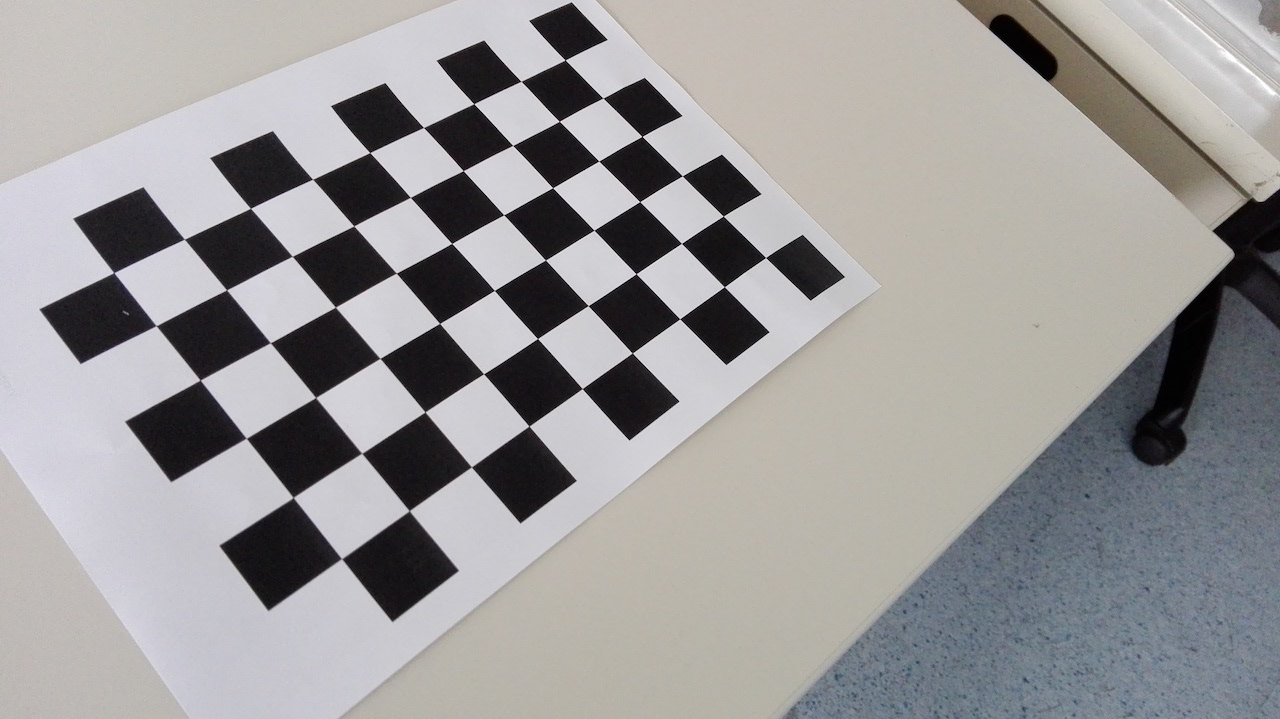
#> input picture calibration_huawei_P8_lite/IMG_20170204_110518.jpg, 1280 x 719 px; its folder holds only this picture in this run
$ jupyter execute --allow-errors camera_calibration.ipynb   (shell and % lines are left out)
#> lines starting #> are read from the running program, lines starting #| are printed output that depends on the picture; after the words box and inside, x2 and y2 are one past the last pixel; in counts of white or black regions, pixels touching at a corner belong together
Camera Calibration with OpenCV
===

### Run the code in the cell below to extract object points and image points for camera calibration.

[cell 1]
import numpy as np
import cv2
import glob
import matplotlib.pyplot as plt
#%matplotlib qt

# prepare object points, like (0,0,0), (1,0,0), (2,0,0) ....,(6,5,0)
objp = np.zeros((6*9,3), np.float32)
objp[:,:2] = np.mgrid[0:9, 0:6].T.reshape(-1,2)

# Arrays to store object points and image points from all the images.
objpoints = [] # 3d points in real world space
imgpoints = [] # 2d points in image plane.

# Make a list of calibration images
#images = glob.glob('calibration_wide/GO*.jpg')

# Make a list of calibration images on my phone HUAWEI P8 lite
images = glob.glob('calibration_huawei_P8_lite/IMG_20170204*.jpg')

#ADDED TO BE ABLE TO CONTROL THE WINDOW
WINDOW_NAME = 'Calibration'
cv2.namedWindow(WINDOW_NAME)
cv2.startWindowThread()

# Step through the list and search for chessboard corners
for idx, fname in enumerate(images):
    img = cv2.imread(fname)
#> img is the input picture: shape (719, 1280, 3); mean B, G, R 153.1, 152.9, 154.4
    gray = cv2.cvtColor(img, cv2.COLOR_BGR2GRAY)

    # Find the chessboard corners
    ret, corners = cv2.findChessboardCorners(gray, (9,6), None)
#> ret = True; corners = 54 rows, first 8: [765.6, 257.5], [724.4, 286.7], [679.7, 318.8], [632.4, 352.9], [582.2, 388.5], [529, 426], [471.4, 466.8], [409.3, 510.6]

    # If found, add object points, image points
    if ret == True:
        objpoints.append(objp)
        imgpoints.append(corners)

        # Draw and display the corners
        cv2.drawChessboardCorners(img, (9,6), corners, ret)
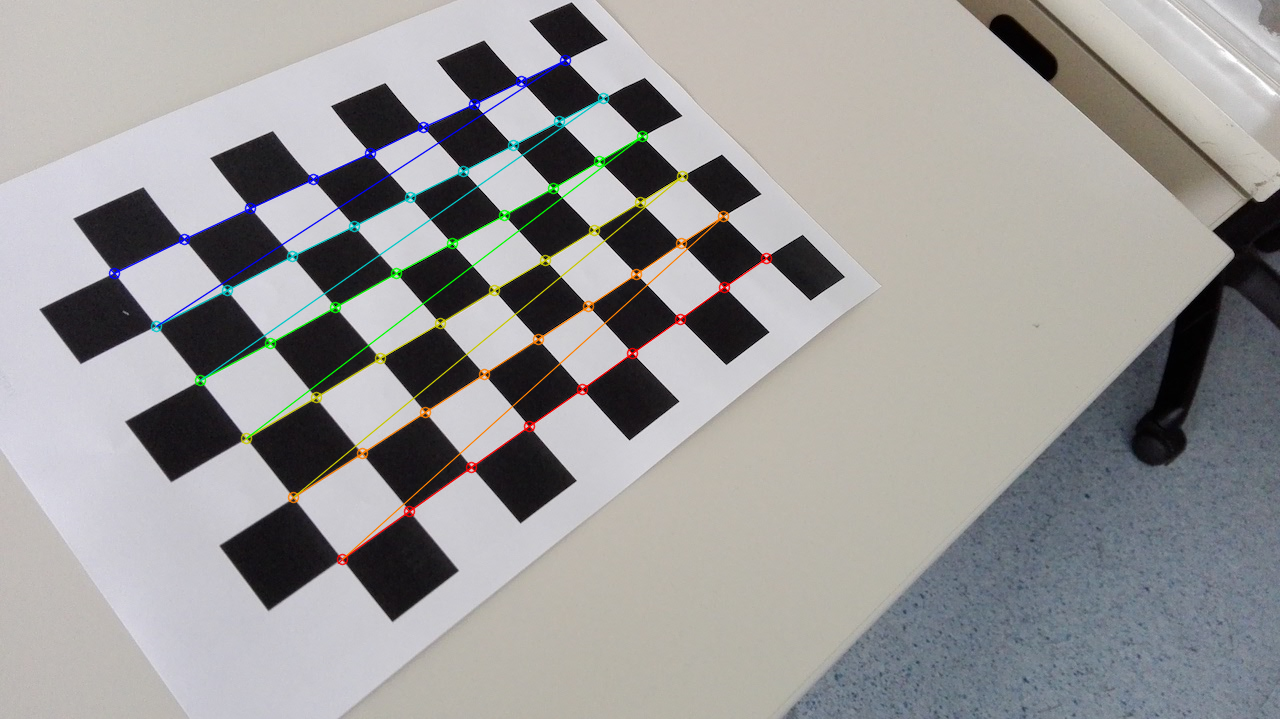
#> img: shape (719, 1280, 3); 1.99% of pixels changed, all inside (x1, y1, x2, y2) = (108, 54, 773, 566)
        #write_name = 'corners_found'+str(idx)+'.jpg'
        #cv2.imwrite(write_name, img)
        cv2.imshow(WINDOW_NAME, img)
        cv2.waitKey(1)

# those are needed on mac: see http://stackoverflow.com/questions/6116564/destroywindow-does-not-close-window-on-mac-using-python-and-opencv
cv2.waitKey(1)
cv2.destroyAllWindows()
cv2.waitKey(1)


$ run again, on calibration_huawei_P8_lite/IMG_20170204_110530.jpg
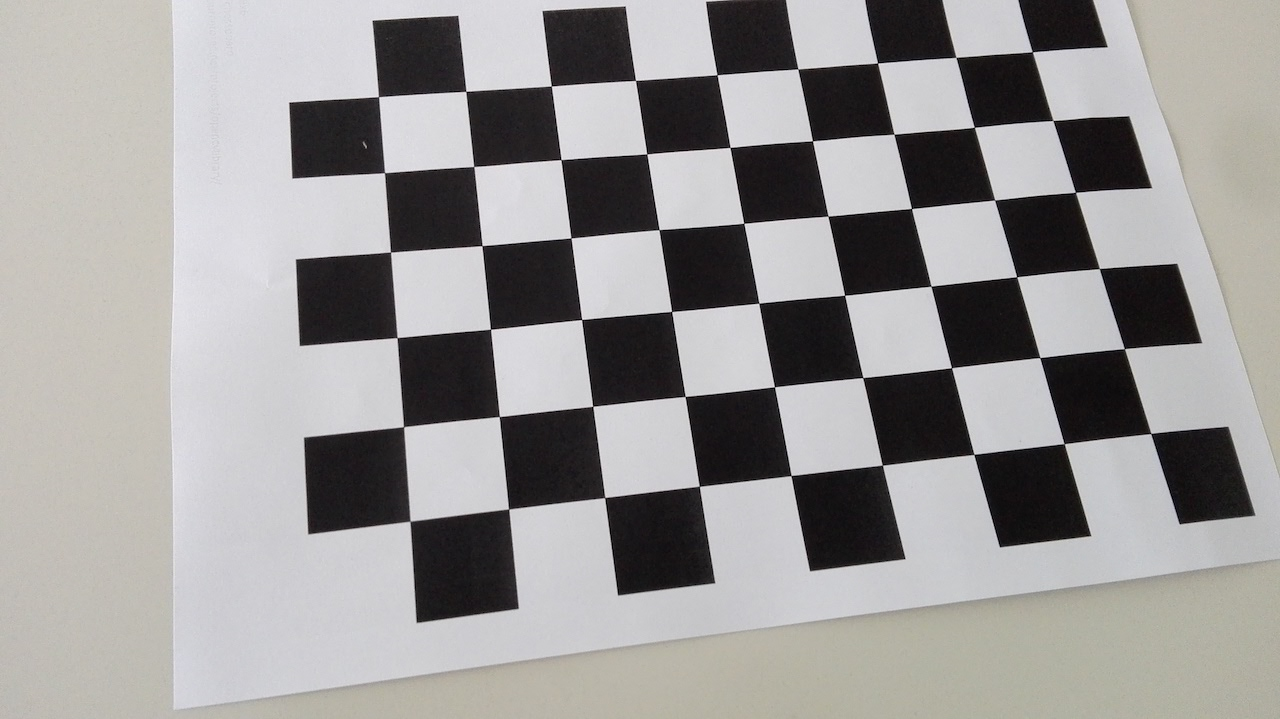
#> input picture calibration_huawei_P8_lite/IMG_20170204_110530.jpg, 1280 x 719 px
#> img is the input picture: shape (719, 1280, 3); mean B, G, R 151.3, 152.1, 153.9
#> ret = True; corners = 54 rows, first 8: [1151.1, 433.4], [1064.4, 444.1], [974, 454.3], [882.5, 465.1], [791, 475.6], [699.2, 485.7], [605.2, 497.5], [508.7, 509.1]
#> `cv2.drawChessboardCorners(img, (9,6), corners, ret)`:
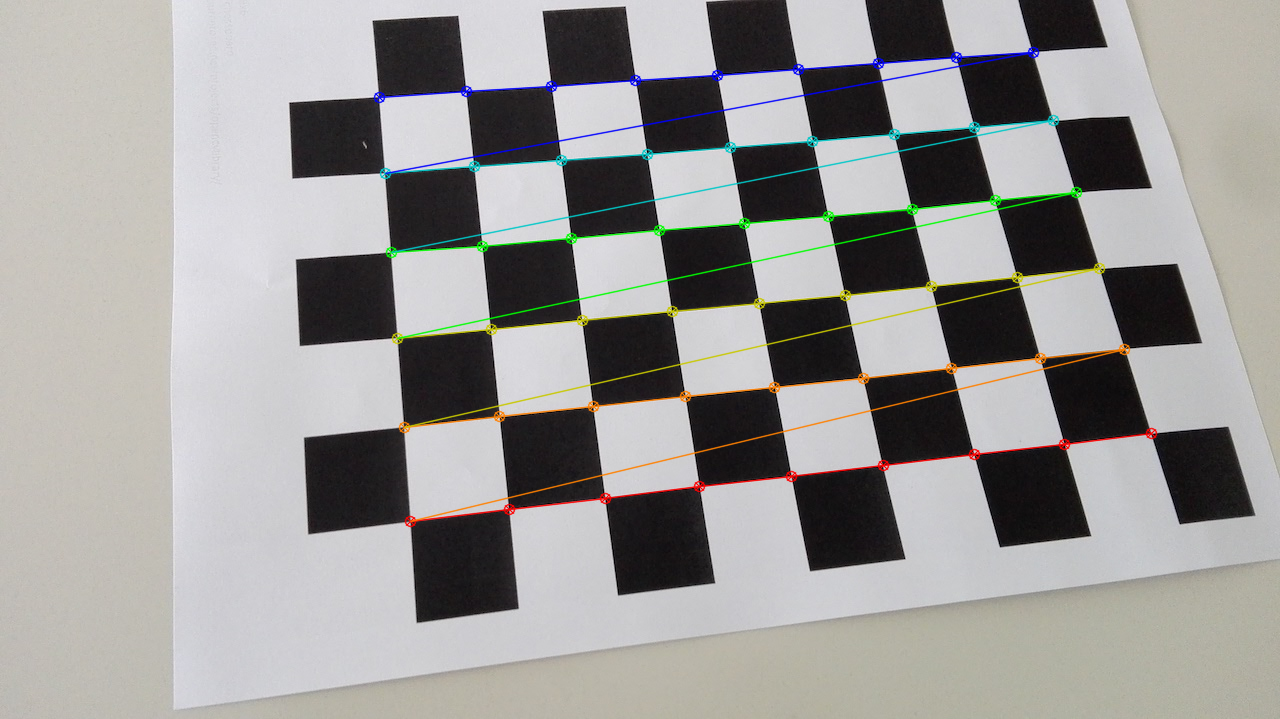
#> img: shape (719, 1280, 3); 2.94% of pixels changed, all inside (x1, y1, x2, y2) = (373, 46, 1158, 528)

$ run again, on calibration_huawei_P8_lite/IMG_20170204_110533.jpg
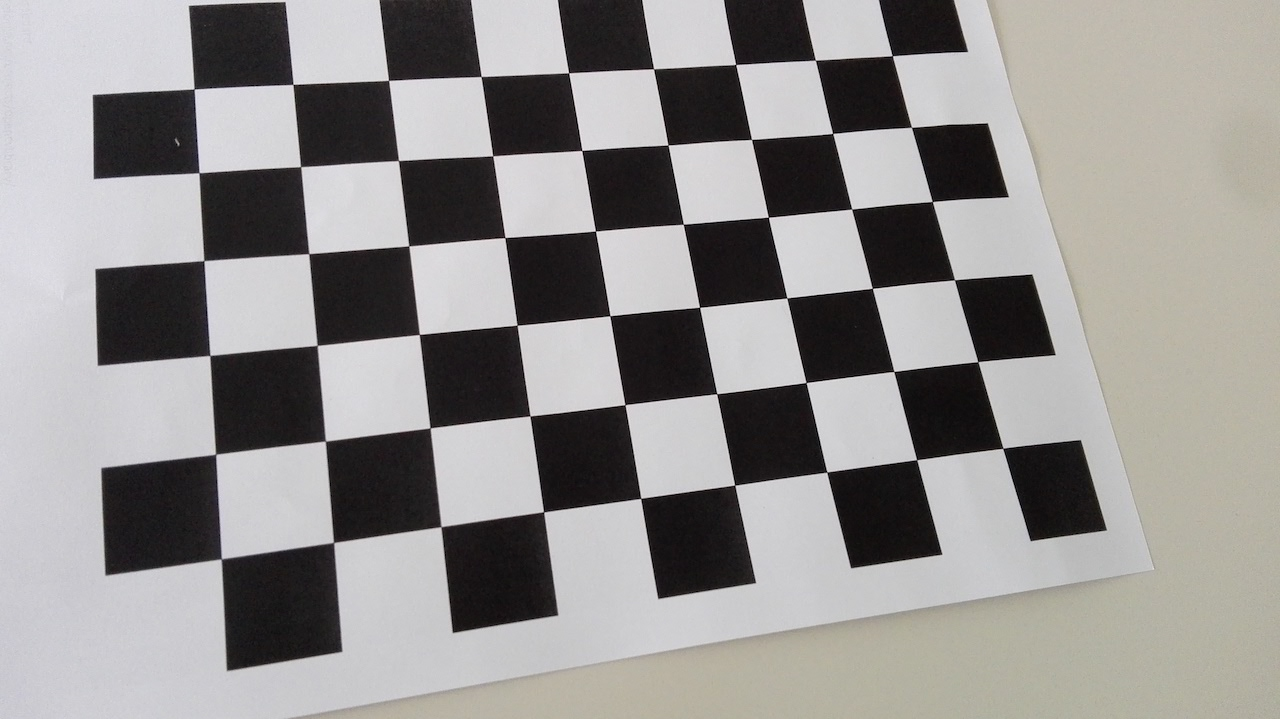
#> input picture calibration_huawei_P8_lite/IMG_20170204_110533.jpg, 1280 x 719 px
#> img is the input picture: shape (719, 1280, 3); mean B, G, R 143.7, 145.1, 147.3
#> ret = True; corners = 54 rows, first 8: [1002.9, 448.4], [916.6, 459.8], [826.9, 472.1], [734.7, 485], [640.7, 498.4], [543.6, 511.8], [441.1, 526.7], [333.6, 542.4]
#> `cv2.drawChessboardCorners(img, (9,6), corners, ret)`:
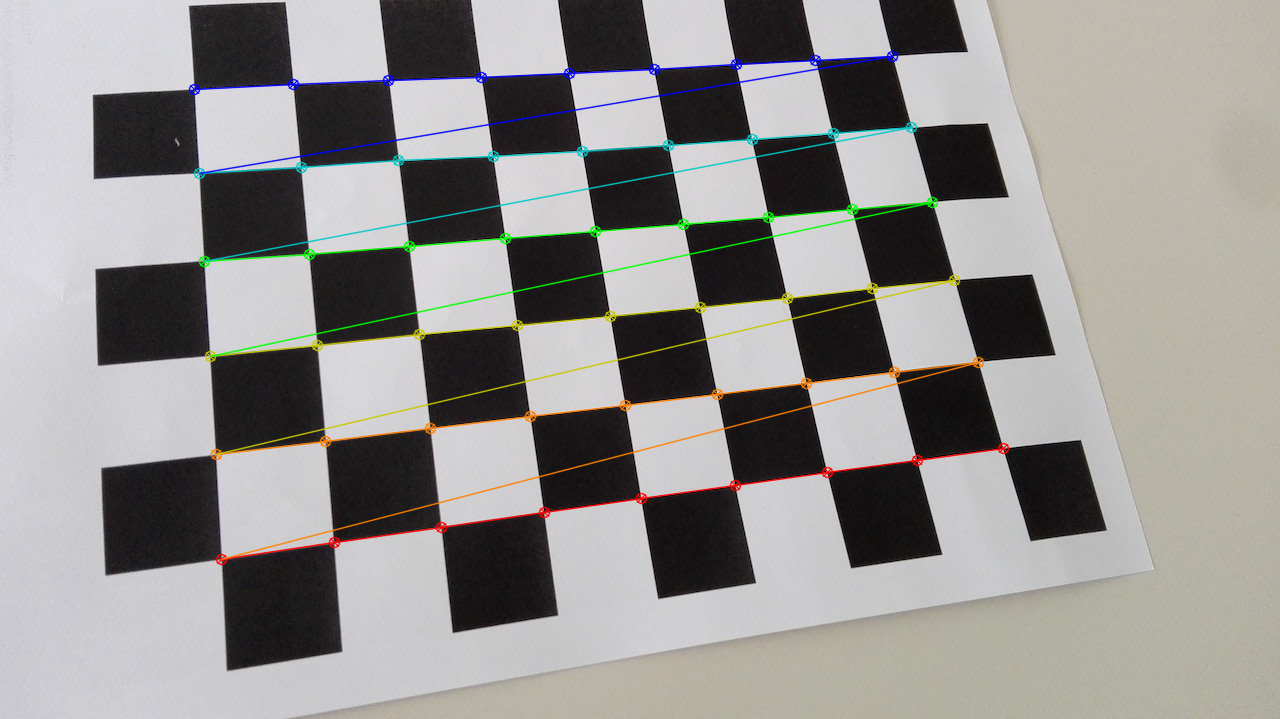
#> img: shape (719, 1280, 3); 3.09% of pixels changed, all inside (x1, y1, x2, y2) = (188, 50, 1010, 566)

$ run again, on calibration_huawei_P8_lite/IMG_20170204_110520.jpg
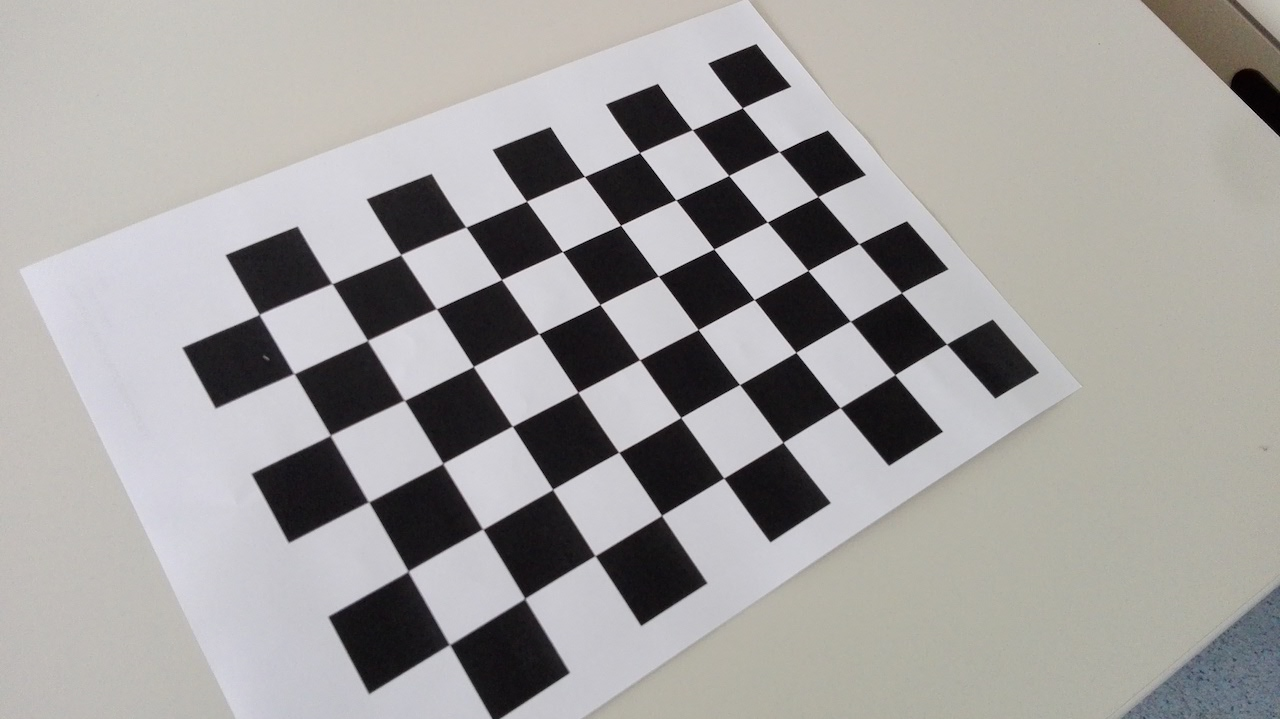
#> input picture calibration_huawei_P8_lite/IMG_20170204_110520.jpg, 1280 x 719 px
#> img is the input picture: shape (719, 1280, 3); mean B, G, R 158.4, 159.8, 161.9
#> ret = True; corners = 54 rows, first 8: [942, 343], [894.9, 374.7], [839.9, 407.6], [783, 442.3], [723.7, 478], [661.6, 515.3], [595, 555.6], [524.8, 598]
#> `cv2.drawChessboardCorners(img, (9,6), corners, ret)`:
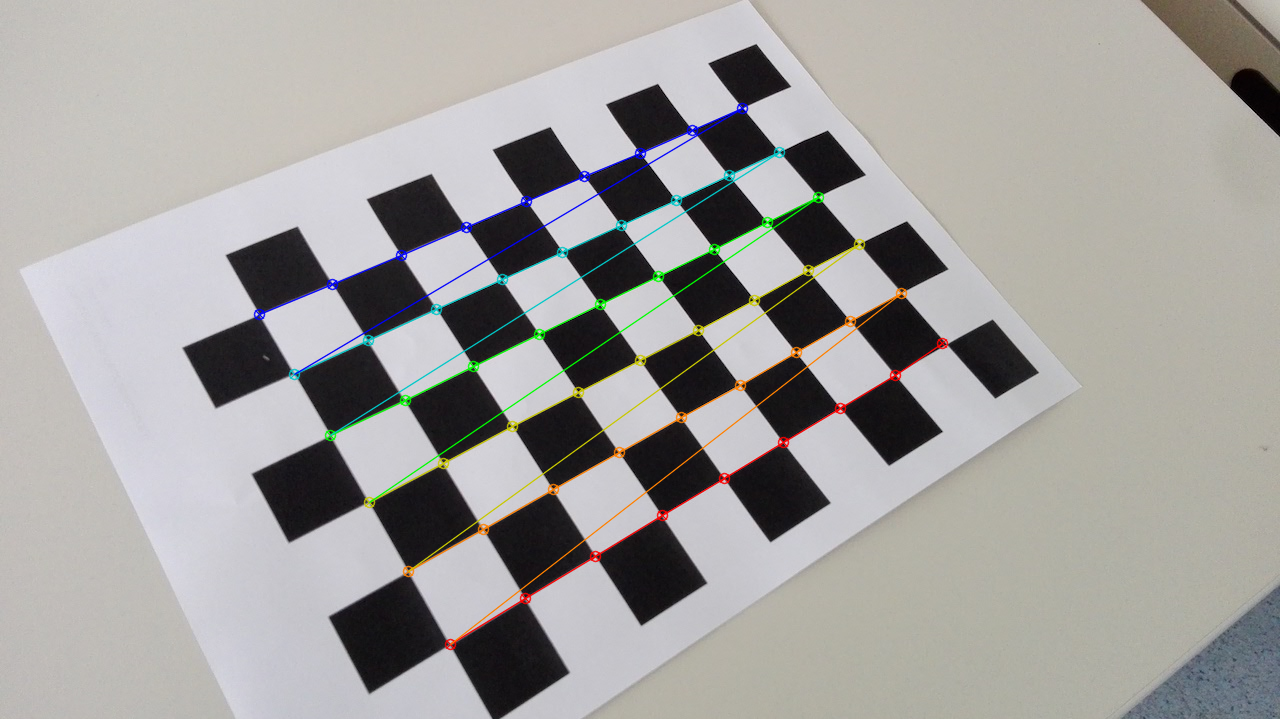
#> img: shape (719, 1280, 3); 2.18% of pixels changed, all inside (x1, y1, x2, y2) = (253, 102, 949, 651)
